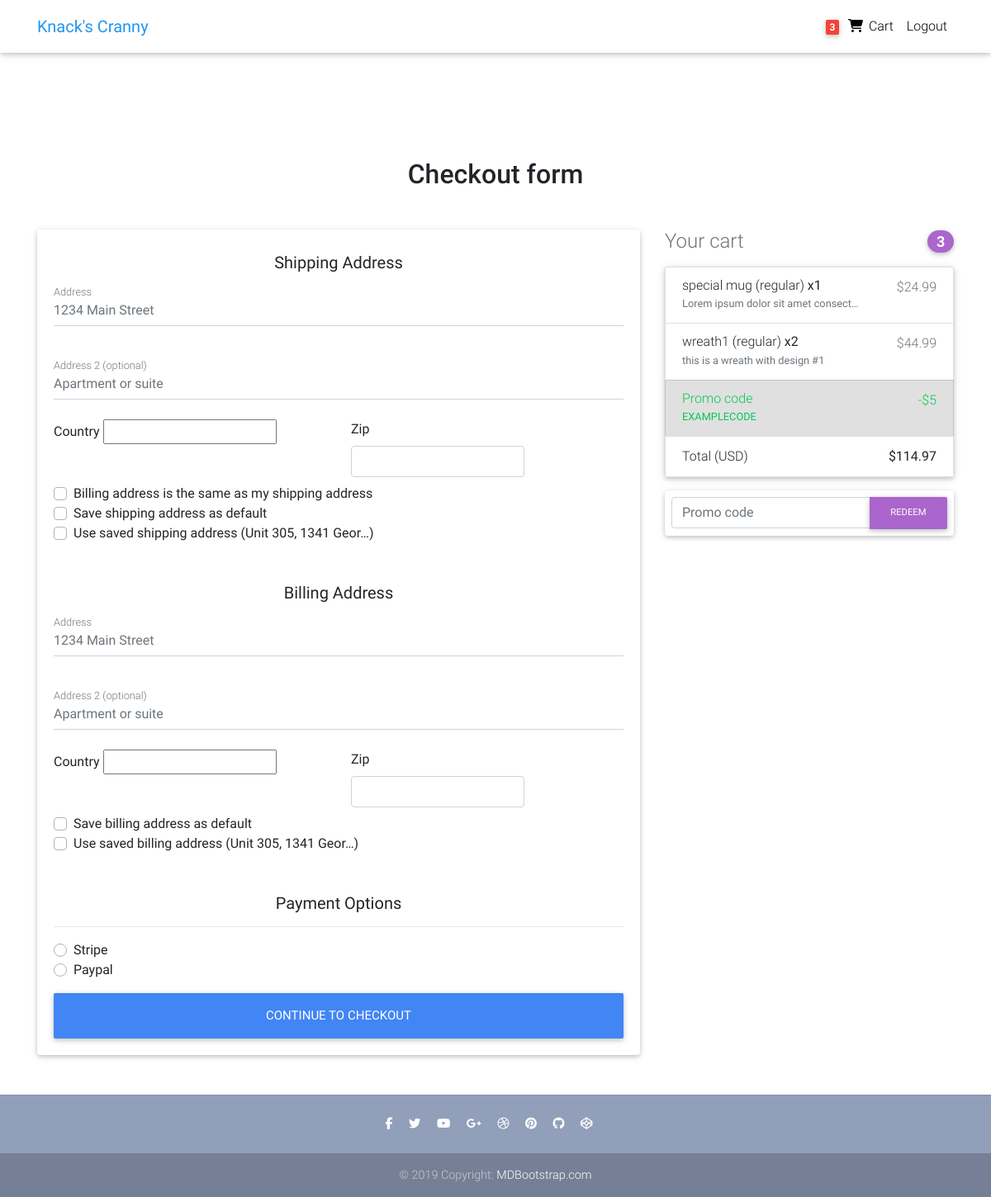
/checkout/ (signed in), run on an earlier commit of the app's database.
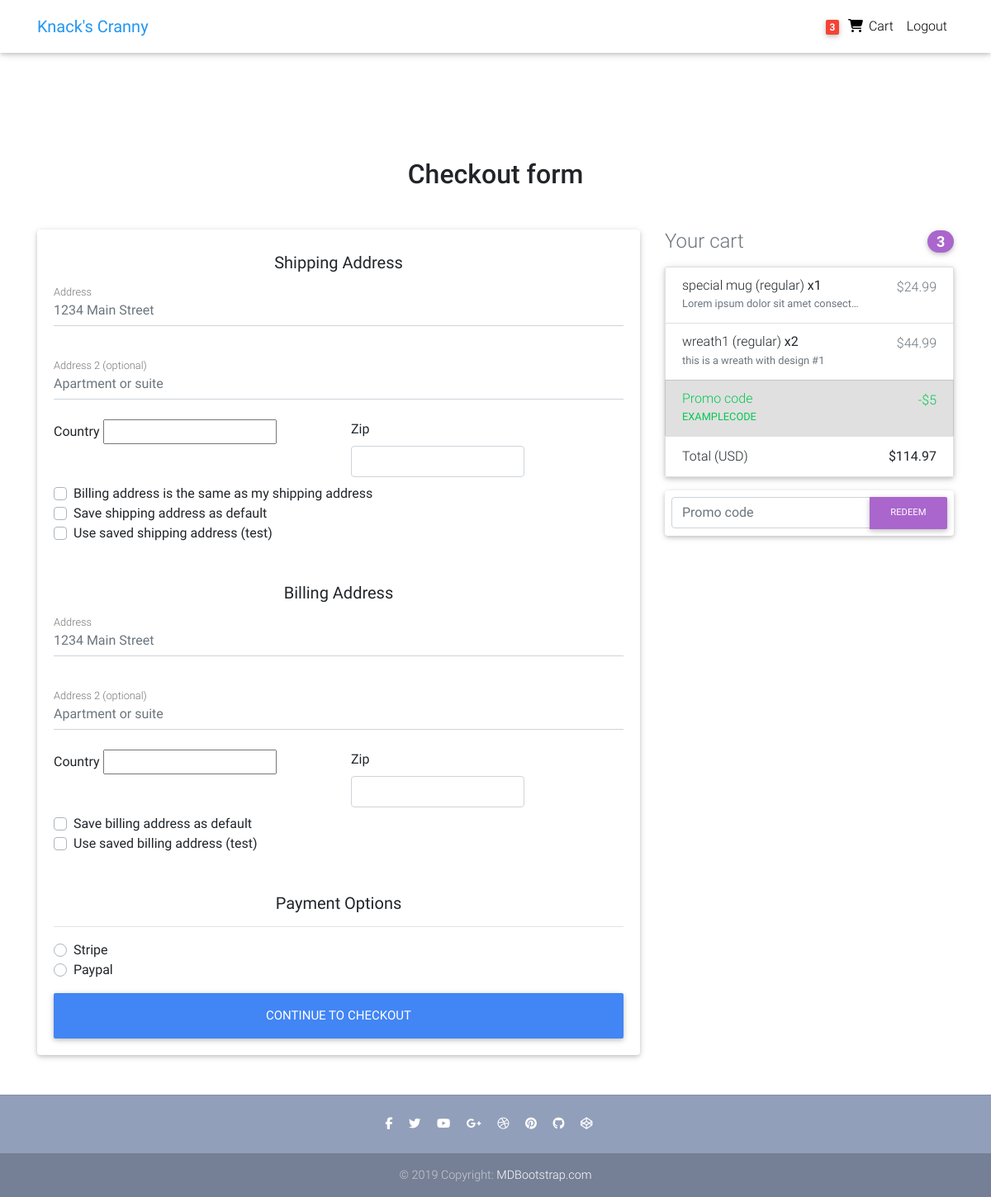
And on a later commit of the database.
### users/models.py (models this page shows)
class Address(models.Model):
    customer = models.ForeignKey(User, on_delete=models.CASCADE)
    address1 = models.CharField(max_length=100)
    address2 = models.CharField(max_length=100)
    country = CountryField(multiple=False)
    zip_code = models.CharField(max_length=100)
    address_type = models.CharField(max_length=1, choices=ADDRESS_CHOICES)
    default = models.BooleanField(default=False)
    date_added = models.DateTimeField(default=timezone.now)
    def __str__(self):
        return self.customer.username + "_" + str(self.id)
    class Meta:
        verbose_name_plural = 'Addresses'

### ecommerce/views.py (the view, shortened to what this page needs)
# urls.py: path('checkout/', views.checkout, name='checkout'),
def checkout(request):
    customer = request.user #request.user.customer in dennis
    order = Order.objects.filter(customer=customer, is_ordered=False).first()
    shipping_address = Address.objects.filter(customer=customer, address_type='S', default=True)
    billing_address = Address.objects.filter(customer=customer, address_type='B', default=True)
    if request.method == 'GET':
        form = CheckoutForm()
        if request.user.is_authenticated:
            customer = request.user #request.user.customer in dennis
            items = order.orderitem_set.all()
        else:
            items = []
            order = {'get_cart_total': 0, 'get_cart_items': 0}
        context = {
            'items': items,
            'order': order,
            'form': form,
            }
        if shipping_address.exists():
            context['shipping_address'] = shipping_address.first()
        if billing_address.exists():
            context['billing_address'] = billing_address.first()
        print(context)
        return render(request, 'ecommerce/checkout.html', context)

### ecommerce/models.py (called while the page is built)
    def __str__(self):
        return str(self.id) + '_' + self.customer.username

    @property
    def get_cart_total(self):
        order_items = self.orderitem_set.all()
        total = sum([item.get_total for item in order_items])
        return total

    @property
    def get_cart_items(self):
        order_items = self.orderitem_set.all()
        total = sum([item.quantity for item in order_items])
        return total

    def __str__(self):
        return self.item.alias

    @property
    def get_total(self):
        total = self.item.price * self.quantity
        return total

### ecommerce/templatetags/cart_items_count.py (called while the page is built)
@register.filter
def cart_items_count(user):
    if user.is_authenticated:
        order = Order.objects.filter(customer=user, is_ordered=False).first()
        return order.get_cart_items
    return 0

### ecommerce/templates/ecommerce/checkout.html (shortened to what the changed rows need)
{% extends "ecommerce/base.html" %}
{% block content %}
  <main class="mt-5 pt-4">
    <div class="container wow fadeIn">
      <h2 class="my-5 h2 text-center">Checkout form</h2>
      <div class="row">
        <div class="col-md-8 mb-4">
          <div class="card">
            <form class="card-body" method="POST">
              {% if shipping_address %}
              <div class="custom-control custom-checkbox">
                <label class="custom-control-label" for="{{ form.chk_use_default_shipping.id_for_label }}">
                  Use saved shipping address ({{ shipping_address.address1|truncatechars:20 }})
                </label>
              </div>
              {% endif %}
              {% if billing_address %}
              <div class="custom-control custom-checkbox">
                <label class="custom-control-label" for="{{ form.chk_use_default_billing.id_for_label }}">
                  Use saved billing address ({{ billing_address.address1|truncatechars:20 }})
                </label>
              </div>
              {% endif %}
            </form>
          </div>
        </div>
      </div>
    </div>
  </main>
{% endblock content %}

What changed in the data, as far as the page shows it:
changed Address (number 1 of 2 on the later page): address1 "Unit 305, 1341 Geor…" → "test"
changed Address (number 2 of 2 on the later page): address1 "Unit 305, 1341 Geor…" → "test"
